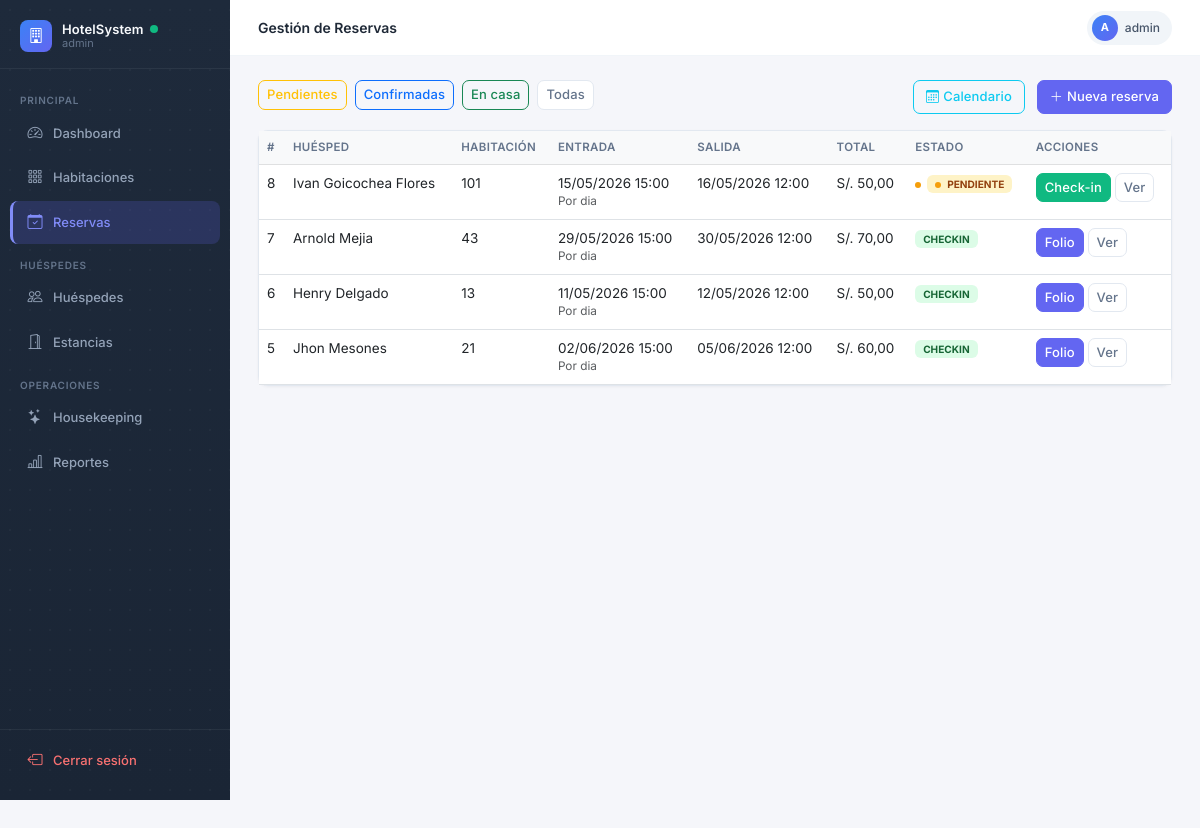
/reservas/ (signed in), run on an earlier commit of the app's database.
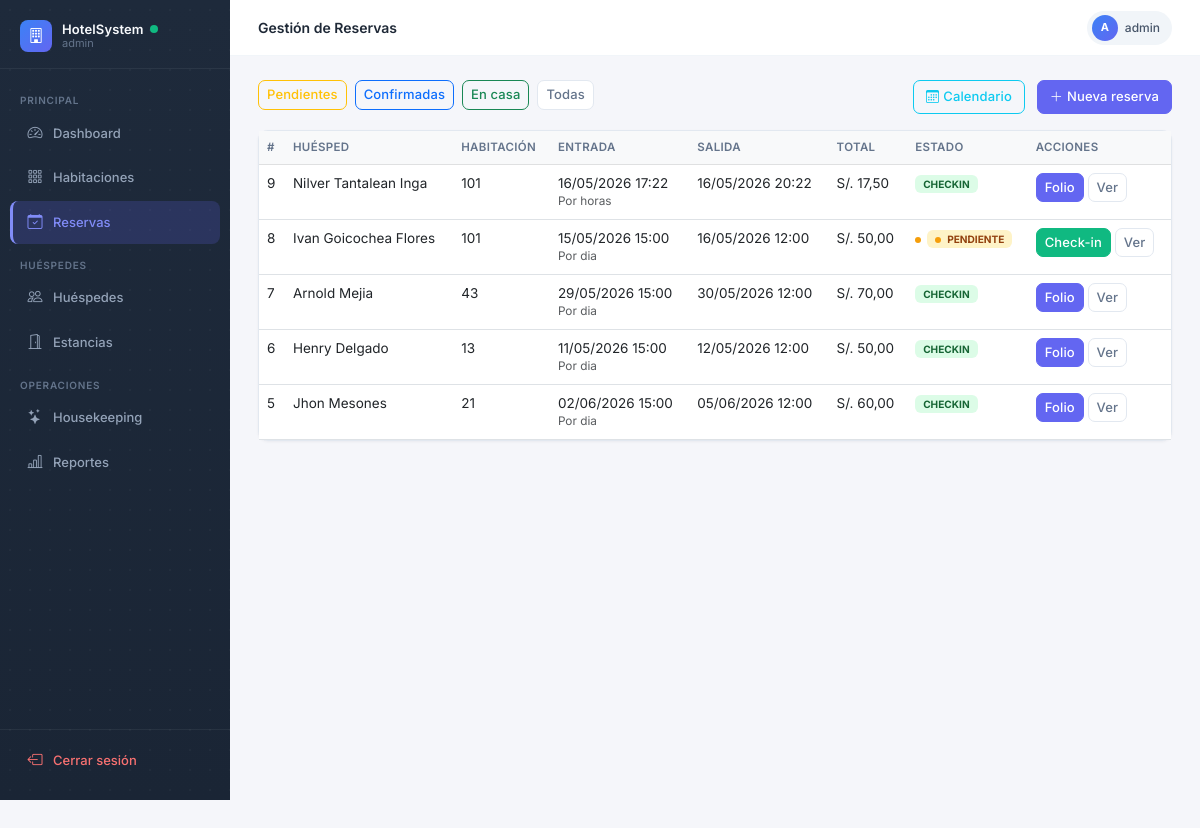
And on a later commit of the database.
### reservas/models.py (models this page shows, shortened)
class Reserva(models.Model):
    POR_DIA = 'DIA'
    POR_HORA = 'HORA'
    MODALIDAD_CHOICES = [
        (POR_DIA, 'Por dia'),
        (POR_HORA, 'Por horas'),
    ]
    PENDIENTE = 'PENDIENTE'
    CONFIRMADA = 'CONFIRMADA'
    CHECKIN = 'CHECKIN'
    CHECKOUT = 'CHECKOUT'
    CANCELADA = 'CANCELADA'
    ESTADO_CHOICES = [
        (PENDIENTE, 'Pendiente'),
        (CONFIRMADA, 'Confirmada'),
        (CHECKIN, 'Check-In realizado'),
        (CHECKOUT, 'Check-Out realizado'),
        (CANCELADA, 'Cancelada'),
    ]
    DIRECTO = 'DIRECTO'
    WEB = 'WEB'
    AGENCIA = 'AGENCIA'
    ORIGEN_CHOICES = [
        (DIRECTO, 'Directo'),
        (WEB, 'Web'),
        (AGENCIA, 'Agencia'),
    ]
    hotel = models.ForeignKey(Hotel, on_delete=models.CASCADE, related_name='reservas')
    huesped = models.ForeignKey(Huesped, on_delete=models.CASCADE, related_name='reservas')
    habitacion = models.ForeignKey(Habitacion, on_delete=models.SET_NULL, null=True, blank=True, related_name='reservas')
    fecha_entrada = models.DateField()
    fecha_salida = models.DateField()
    fecha_hora_entrada = models.DateTimeField(null=True, blank=True)
    fecha_hora_salida = models.DateTimeField(null=True, blank=True)
    modalidad = models.CharField(max_length=10, choices=MODALIDAD_CHOICES, default=POR_DIA)
    duracion_horas = models.DecimalField(max_digits=5, decimal_places=2, default=0)
    tolerancia_minutos = models.PositiveIntegerField(default=10)
    cargo_extra_desde_minutos = models.PositiveIntegerField(default=30)
    num_adultos = models.IntegerField(default=1, validators=[MinValueValidator(1)])
    estado = models.CharField(max_length=20, choices=ESTADO_CHOICES, default=PENDIENTE)
    precio_total = models.DecimalField(max_digits=10, decimal_places=2, default=0)
    origen = models.CharField(max_length=10, choices=ORIGEN_CHOICES, default=DIRECTO)
    created_at = models.DateTimeField(auto_now_add=True)
    class Meta:
        verbose_name = 'Reserva'
        verbose_name_plural = 'Reservas'

### huespedes/models.py (models this page shows, shortened)
class Huesped(models.Model):
    DNI = 'DNI'
    PASAPORTE = 'PASAPORTE'
    CE = 'CE'
    TIPO_DOC_CHOICES = [
        (DNI, 'DNI'),
        (PASAPORTE, 'Pasaporte'),
        (CE, 'Carné de Extranjería'),
    ]
    tipo_doc = models.CharField(max_length=10, choices=TIPO_DOC_CHOICES, default=DNI)
    num_doc = models.CharField(max_length=20, unique=True)
    nombres = models.CharField(max_length=100)
    apellidos = models.CharField(max_length=100)
    email = models.EmailField(blank=True, null=True)
    telefono = models.CharField(max_length=20, blank=True, null=True)
    nacionalidad = models.CharField(max_length=50, default='Peruana')
    created_at = models.DateTimeField(auto_now_add=True)
    class Meta:
        verbose_name = 'Huésped'
        verbose_name_plural = 'Huéspedes'

### hotel/models.py (models this page shows, shortened)
class Habitacion(models.Model):
    DISPONIBLE = 'DISPONIBLE'
    OCUPADA = 'OCUPADA'
    LIMPIEZA = 'LIMPIEZA'
    MANTENIMIENTO = 'MANTENIMIENTO'
    ESTADO_CHOICES = [
        (DISPONIBLE, 'Disponible'),
        (OCUPADA, 'Ocupada'),
        (LIMPIEZA, 'En Limpieza'),
        (MANTENIMIENTO, 'En Mantenimiento'),
    ]
    hotel = models.ForeignKey(Hotel, on_delete=models.CASCADE, related_name='habitaciones')
    tipo = models.ForeignKey(TipoHabitacion, on_delete=models.CASCADE, related_name='habitaciones')
    numero = models.CharField(max_length=10)
    piso = models.IntegerField()
    estado = models.CharField(max_length=20, choices=ESTADO_CHOICES, default=DISPONIBLE)
    imagen_url = models.URLField(blank=True, null=True)
    imagenes_urls = models.JSONField(default=list, blank=True)
    class Meta:
        verbose_name = 'Habitación'
        verbose_name_plural = 'Habitaciones'
        unique_together = ['hotel', 'numero']

### views_frontend.py (the view)
# urls.py: path('reservas/', reservas_lista, name='reservas_lista'),
@login_required
def reservas_lista(request):
    estado = request.GET.get('estado')
    reservas = Reserva.objects.select_related('huesped', 'habitacion').all().order_by('-created_at')
    if estado:
        reservas = reservas.filter(estado=estado)
    return render(request, 'reservas/lista.html', {'reservas': reservas})

### templates/reservas/lista.html (shortened to what this page needs)
{% extends 'base.html' %}
{% block page_title %}Gestión de Reservas{% endblock %}
{% block content %}
<div class="d-flex justify-content-between mb-3">
  <div>
    <a href="?estado=PENDIENTE" class="btn btn-sm btn-outline-warning me-1">Pendientes</a>
    <a href="?estado=CONFIRMADA" class="btn btn-sm btn-outline-primary me-1">Confirmadas</a>
    <a href="?estado=CHECKIN" class="btn btn-sm btn-outline-success me-1">En casa</a>
    <a href="?" class="btn btn-sm btn-outline-secondary">Todas</a>
  </div>
  <div>
    <a href="/reservas/calendario/" class="btn btn-outline-info me-2"><i class="bi bi-calendar3 me-1"></i>Calendario</a>
    <a href="/reservas/nueva/" class="btn btn-primary"><i class="bi bi-plus-lg me-1"></i>Nueva reserva</a>
  </div>
</div>
<div class="card">
  <div class="table-responsive">
    <table class="table table-hover mb-0">
      <thead class="table-light">
        <tr>
          <th>#</th><th>Huésped</th><th>Habitación</th>
          <th>Entrada</th><th>Salida</th><th>Total</th><th>Estado</th><th>Acciones</th>
        </tr>
      </thead>
      <tbody>
        {% for r in reservas %}
        <tr>
          <td>{{ r.id }}</td>
          <td>{{ r.huesped.nombres }} {{ r.huesped.apellidos }}</td>
          <td>{{ r.habitacion.numero|default:"—" }}</td>
          <td>
            {{ r.fecha_hora_entrada|date:"d/m/Y H:i" }}
            <div class="small text-muted">{{ r.get_modalidad_display }}</div>
          </td>
          <td>{{ r.fecha_hora_salida|date:"d/m/Y H:i" }}</td>
          <td>S/. {{ r.precio_total }}</td>
          <td><span class="badge badge-{{ r.estado|lower }} px-2 py-1">{{ r.estado }}</span></td>
          <td>
            {% if r.estado == 'PENDIENTE' or r.estado == 'CONFIRMADA' %}
            <a href="/reservas/{{ r.id }}/checkin/" class="btn btn-sm btn-success">Check-in</a>
            {% elif r.estado == 'CHECKIN' %}
            {% if r.estancia %}
            <a href="/estancias/{{ r.estancia.id }}/folio/" class="btn btn-sm btn-primary">Folio</a>
            {% endif %}
            {% endif %}
            <a href="/reservas/{{ r.id }}/" class="btn btn-sm btn-outline-secondary">Ver</a>
          </td>
        </tr>
        {% empty %}
        <tr><td colspan="8" class="text-center text-muted py-4">No hay reservas.</td></tr>
        {% endfor %}
      </tbody>
    </table>
  </div>
</div>
{% endblock %}

What changed in the data, as far as the page shows it:
added Reserva: id "9", huesped.nombres "Nilver", huesped.apellidos "Tantalean Inga", habitacion.numero "101", fecha_hora_entrada "16/05/2026 17:22", modalidad "Por horas", fecha_hora_salida "16/05/2026 20:22", precio_total "17,50", estado "CHECKIN"
